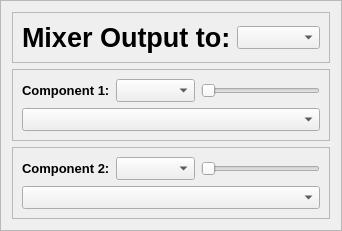
               <widget class="QFrame" name="frame_11">
                <property name="frameShape">
                 <enum>QFrame::StyledPanel</enum>
                </property>
                <property name="frameShadow">
                 <enum>QFrame::Raised</enum>
                </property>
                <layout class="QGridLayout" name="gridLayout_11">
                 <item row="0" column="0">
                  <layout class="QVBoxLayout" name="verticalLayout_11">
                   <item>
                    <widget class="QFrame" name="frame_8">
                     <property name="frameShape">
                      <enum>QFrame::StyledPanel</enum>
                     </property>
                     <property name="frameShadow">
                      <enum>QFrame::Raised</enum>
                     </property>
                     <layout class="QGridLayout" name="gridLayout_8">
                      <item row="0" column="0">
                       <layout class="QHBoxLayout" name="horizontalLayout_5">
                        <item>
                         <widget class="QLabel" name="label_3">
                          <property name="font">
                           <font>
                            <pointsize>20</pointsize>
                            <weight>75</weight>
                            <italic>false</italic>
                            <bold>true</bold>
                            <strikeout>false</strikeout>
                           </font>
                          </property>
                          <property name="text">
                           <string>Mixer Output to:</string>
                          </property>
                         </widget>
                        </item>
                        <item>
                         <widget class="QComboBox" name="comboBox_3">
                          <property name="enabled">
                           <bool>true</bool>
                          </property>
                          <property name="font">
                           <font>
                            <pointsize>10</pointsize>
                            <weight>75</weight>
                            <bold>true</bold>
                           </font>
                          </property>
                          <property name="contextMenuPolicy">
                           <enum>Qt::NoContextMenu</enum>
                          </property>
                          <property name="accessibleDescription">
                           <string/>
                          </property>
                          <property name="editable">
                           <bool>false</bool>
                          </property>
                          <property name="currentText">
                           <string notr="true"/>
                          </property>
                          <property name="currentIndex">
                           <number>-1</number>
                          </property>
                          <item>
                           <property name="text">
                            <string>Output 1</string>
                           </property>
                          </item>
                          <item>
                           <property name="text">
                            <string>Output 2</string>
                           </property>
                          </item>
                         </widget>
                        </item>
                       </layout>
                      </item>
                     </layout>
                    </widget>
                   </item>
                   <item>
                    <widget class="QFrame" name="frame_9">
                     <property name="frameShape">
                      <enum>QFrame::StyledPanel</enum>
                     </property>
                     <property name="frameShadow">
                      <enum>QFrame::Raised</enum>
                     </property>
                     <layout class="QGridLayout" name="gridLayout_9">
                      <item row="0" column="0">
                       <layout class="QVBoxLayout" name="verticalLayout_9">
                        <item>
                         <layout class="QHBoxLayout" name="horizontalLayout_6">
                          <item>
                           <widget class="QLabel" name="label_4">
                            <property name="font">
                             <font>
                              <pointsize>10</pointsize>
                              <weight>75</weight>
                              <italic>false</italic>
                              <bold>true</bold>
                              <strikeout>false</strikeout>
                             </font>
                            </property>
                            <property name="text">
                             <string>Component 1:</string>
                            </property>
                           </widget>
                          </item>
                          <item>
                           <widget class="QComboBox" name="comboBox_4">
                            <property name="enabled">
                             <bool>true</bool>
                            </property>
                            <property name="font">
                             <font>
                              <pointsize>10</pointsize>
                              <weight>75</weight>
                              <bold>true</bold>
                             </font>
                            </property>
                            <property name="currentText">
                             <string/>
                            </property>
                            <property name="currentIndex">
                             <number>-1</number>
                            </property>
                            <item>
                             <property name="text">
                              <string>Image 1</string>
                             </property>
                            </item>
                            <item>
                             <property name="text">
                              <string>Image 2</string>
                             </property>
                            </item>
                           </widget>
                          </item>
                          <item>
                           <widget class="QSlider" name="horizontalSlider_1">
                            <property name="enabled">
                             <bool>true</bool>
                            </property>
                            <property name="orientation">
                             <enum>Qt::Horizontal</enum>
                            </property>
                           </widget>
                          </item>
                         </layout>
                        </item>
                        <item>
                         <widget class="QComboBox" name="comboBox_6">
                          <property name="enabled">
                           <bool>true</bool>
                          </property>
                          <property name="font">
                           <font>
                            <pointsize>10</pointsize>
                            <weight>75</weight>
                            <bold>true</bold>
                           </font>
                          </property>
                          <property name="currentText">
                           <string/>
                          </property>
                          <property name="currentIndex">
                           <number>-1</number>
                          </property>
                          <item>
                           <property name="text">
                            <string>Magnitude</string>
                           </property>
                          </item>
                          <item>
                           <property name="text">
                            <string>Phase</string>
                           </property>
                          </item>
                          <item>
                           <property name="text">
                            <string>Real</string>
                           </property>
                          </item>
                          <item>
                           <property name="text">
                            <string>Imaginary</string>
                           </property>
                          </item>
                          <item>
                           <property name="text">
                            <string>Uniform Magnitude</string>
                           </property>
                          </item>
                          <item>
                           <property name="text">
                            <string>Uniform Phase</string>
                           </property>
                          </item>
                         </widget>
                        </item>
                       </layout>
                      </item>
                     </layout>
                    </widget>
                   </item>
                   <item>
                    <widget class="QFrame" name="frame_10">
                     <property name="frameShape">
                      <enum>QFrame::StyledPanel</enum>
                     </property>
                     <property name="frameShadow">
                      <enum>QFrame::Raised</enum>
                     </property>
                     <layout class="QGridLayout" name="gridLayout_10">
                      <item row="0" column="0">
                       <layout class="QVBoxLayout" name="verticalLayout_10">
                        <item>
                         <layout class="QHBoxLayout" name="horizontalLayout_7">
                          <item>
                           <widget class="QLabel" name="label_5">
                            <property name="font">
                             <font>
                              <pointsize>10</pointsize>
                              <weight>75</weight>
                              <italic>false</italic>
                              <bold>true</bold>
                              <strikeout>false</strikeout>
                             </font>
                            </property>
                            <property name="text">
                             <string>Component 2:</string>
                            </property>
                           </widget>
                          </item>
                          <item>
                           <widget class="QComboBox" name="comboBox_8">
                            <property name="enabled">
                             <bool>true</bool>
                            </property>
                            <property name="font">
                             <font>
                              <pointsize>10</pointsize>
                              <weight>75</weight>
                              <bold>true</bold>
                             </font>
                            </property>
                            <property name="currentIndex">
                             <number>-1</number>
                            </property>
                            <item>
                             <property name="text">
                              <string>Image 1</string>
                             </property>
                            </item>
                            <item>
                             <property name="text">
                              <string>Image 2</string>
                             </property>
                            </item>
                           </widget>
                          </item>
                          <item>
                           <widget class="QSlider" name="horizontalSlider_2">
                            <property name="enabled">
                             <bool>true</bool>
                            </property>
                            <property name="orientation">
                             <enum>Qt::Horizontal</enum>
                            </property>
                           </widget>
                          </item>
                         </layout>
                        </item>
                        <item>
                         <widget class="QComboBox" name="comboBox_7">
                          <property name="enabled">
                           <bool>true</bool>
                          </property>
                          <property name="sizePolicy">
                           <sizepolicy hsizetype="Preferred" vsizetype="Preferred">
                            <horstretch>0</horstretch>
                            <verstretch>0</verstretch>
                           </sizepolicy>
                          </property>
                          <property name="font">
                           <font>
                            <pointsize>10</pointsize>
                            <weight>75</weight>
                            <bold>true</bold>
                           </font>
                          </property>
                          <property name="editable">
                           <bool>false</bool>
                          </property>
                          <property name="currentText">
                           <string/>
                          </property>
                          <property name="currentIndex">
                           <number>-1</number>
                          </property>
                          <item>
                           <property name="text">
                            <string>Magnitude</string>
                           </property>
                          </item>
                          <item>
                           <property name="text">
                            <string>Phase</string>
                           </property>
                          </item>
                          <item>
                           <property name="text">
                            <string>Real</string>
                           </property>
                          </item>
                          <item>
                           <property name="text">
                            <string>Imaginary</string>
                           </property>
                          </item>
                          <item>
                           <property name="text">
                            <string>Uniform Magnitude</string>
                           </property>
                          </item>
                          <item>
                           <property name="text">
                            <string>Uniform Phase</string>
                           </property>
                          </item>
                         </widget>
                        </item>
                       </layout>
                      </item>
                     </layout>
                    </widget>
                   </item>
                  </layout>
                 </item>
                </layout>
               </widget>
